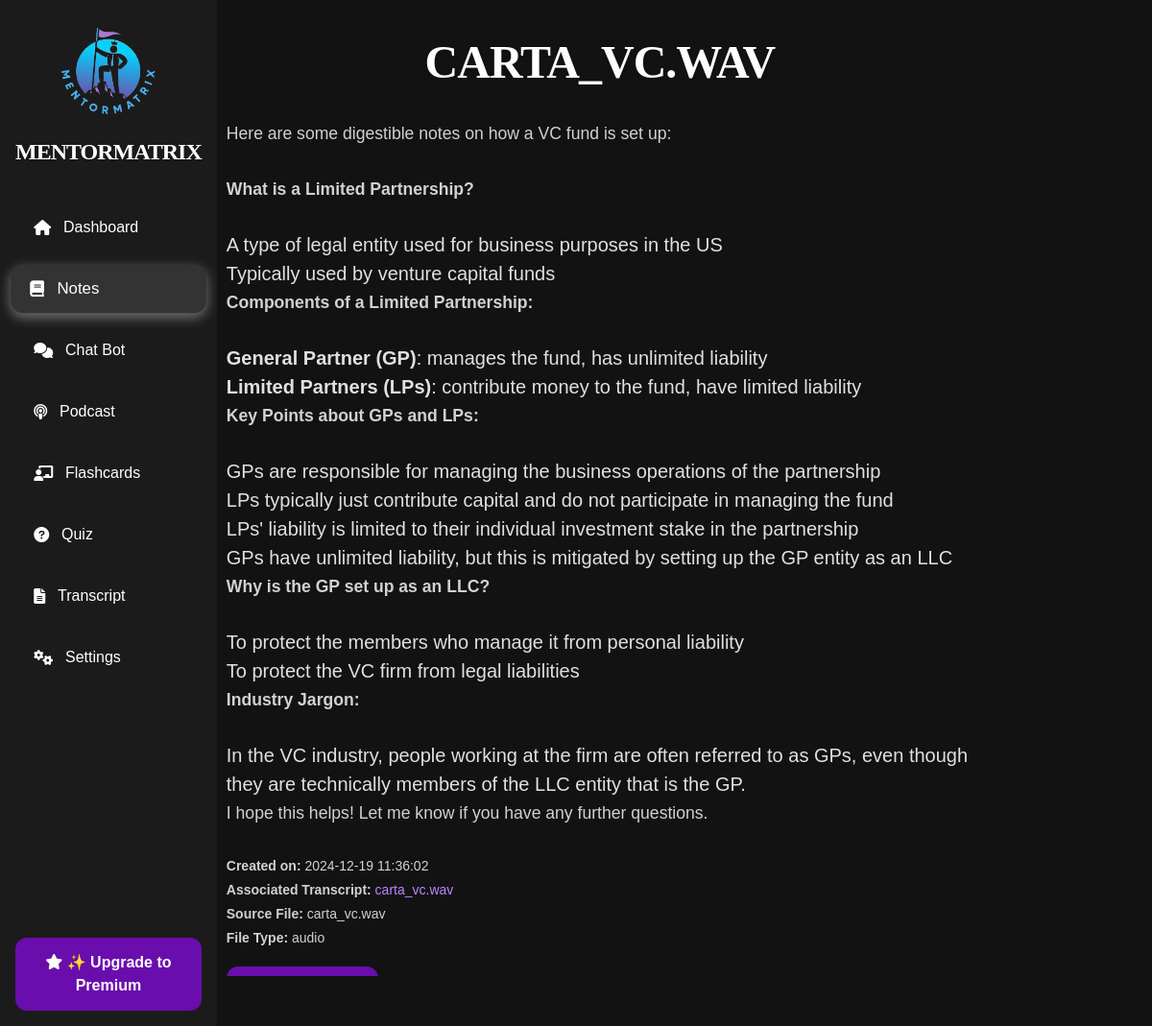
/notes/1, run on the app's committed database.
### tables this page shows
CREATE TABLE notes (
                    id INTEGER PRIMARY KEY AUTOINCREMENT,
                    transcript_id INTEGER,
                    title TEXT NOT NULL,
                    content TEXT NOT NULL,
                    created_at DATETIME DEFAULT CURRENT_TIMESTAMP,
                    updated_at DATETIME DEFAULT CURRENT_TIMESTAMP,
                    FOREIGN KEY (transcript_id) REFERENCES transcripts(id) ON DELETE CASCADE);

CREATE TABLE transcripts (
                    id INTEGER PRIMARY KEY AUTOINCREMENT,
                    title TEXT NOT NULL,
                    content TEXT NOT NULL,
                    created_at DATETIME DEFAULT CURRENT_TIMESTAMP,
                    updated_at DATETIME DEFAULT CURRENT_TIMESTAMP);

CREATE TABLE files (
                    id INTEGER PRIMARY KEY AUTOINCREMENT,
                    transcript_id INTEGER NOT NULL,
                    file_type TEXT CHECK(file_type IN ('audio', 'youtube', 'pdf')) NOT NULL,
                    name TEXT NOT NULL,
                    metadata TEXT,
                    uploaded_at DATETIME DEFAULT CURRENT_TIMESTAMP,
                    FOREIGN KEY (transcript_id) REFERENCES transcripts(id) ON DELETE CASCADE);

### routes/notes.py (the view)
@notes_blueprint.route('/notes/<int:note_id>')
def view_note(note_id):
    result = db.execute('''
        SELECT
            notes.title AS note_title,
            notes.content AS note_content,
            notes.created_at,
            files.name AS file_name,
            files.file_type,
            files.metadata,
            transcripts.title AS transcript_title
        FROM notes
        LEFT JOIN files ON notes.transcript_id = files.transcript_id
        LEFT JOIN transcripts ON notes.transcript_id = transcripts.id
        WHERE notes.id = ?
    ''', note_id)
    note = result[0] if result else None
    if not note:
        flash("Note not found.", "error")
        return redirect(url_for('notes.notes'))
    note['note_content'] = markdown.markdown(note['note_content'])
    return render_template('view_note.html', current_route='notes', note=note)

### templates/view_note.html (shortened to what this page needs)
{% extends "layout.html" %}
{% block other_head_stuff %}
    <link rel="stylesheet" href="{{ url_for('static', filename='css/view_note.css') }}">
{% endblock %}
{% block content %}
<div class="container">
    <div class="main-content">
        <h1>{{ note.note_title }}</h1>
        <div id="note">{{ note.note_content | safe }}</div>
        <p id="note_created_at"><strong>Created on:</strong> {{ note.created_at }}</p>
        {% if note.transcript_title %}
            <p id="note_transcript"><strong>Associated Transcript:</strong>
            <a href="{{ url_for('dashboard.dashboard') }}">{{ note.transcript_title }}</a></p>
        {% endif %}
        {% if note.file_name %}
            <p id="note_source_file"><strong>Source File:</strong> {{ note.file_name }}</p>
            {% if note.file_type %}
                <p id="notes_file_type"><strong>File Type:</strong> {{ note.file_type }}</p>
            {% endif %}
        {% endif %}
        <a href="{{ url_for('notes.notes') }}" class="premium-button">Back to Notes</a>
    </div>
</div>
{% endblock %}

### static/css/base.css (style rules this page uses)
* { margin: 0; padding: 0; box-sizing: border-box; }
:root { --font-family: 'Arial', sans-serif; --background-color: #121212; --text-color: #e0e0e0; --primary-purple: #6a0dad; --hover-purple: #5c0ab8; --active-purple: #4b0997; --hover-bg-color: #333333; --active-bg-color: #333333; --white: #ffffff; --soft-text-shadow: 0 1px 3px rgba(0, 0, 0, 0.2); }
body { font-family: var(--font-family); background-color: var(--background-color); color: var(--text-color); }
.container { display: flex; min-height: 100vh; }
.premium-button { background-color: var(--primary-purple);; color: var(--white); font-size: 1rem; font-weight: 600; padding: 0.75rem 1.5rem; text-align: center; border-radius: 12px; border: 2px solid #6a0dad; cursor: pointer; margin-top: 1rem; display: inline-block; transition: all 0.3s ease-in-out; }
button, .premium-button { transition: all 0.3s ease; }
h1, h2, h3 { color: #ffffff; font-weight: 600; letter-spacing: -0.5px; text-transform: uppercase; font-family: montserrat, serif; line-height: 1.2; }
h1, h2, h3 { text-shadow: var(--soft-text-shadow); }
h1 { font-size: 3rem; letter-spacing: -1px; }
p { color: #d1d1d1; font-family: 'Century Gothic', sans-serif; line-height: 1.8; font-size: 1.1rem; margin-bottom: 1.5em; }
.main-content { flex-grow: 1; padding: 2rem; position: relative; }
a { color: #bb86fc; text-decoration: none; font-weight: 500; transition: color 0.3s ease-in-out, text-decoration 0.3s ease-in-out; }

### static/css/view_note.css (style rules this page uses)
h1 { text-align: center; margin: 10px 30px 30px; align-self: center; }
#note { font-size: 1.25rem; }
#note_transcript, #note_source_file, #notes_file_type, #note_created_at { font-size: 0.875rem; margin-bottom: 0; }
.main-content { padding: 5px; }

### data on the page
notes: note_title "CARTA_VC.WAV", note_content "Here are some digestible notes on how a VC fund is set up: What is a Limited Partnership? A type of legal entity used for business purposes in the US Typically used by venture capital funds Components of a Limited Partnership: General Partner (GP) : manages the fund, has unlimited liability Limited Partners (LPs) : contribute money to the fund, have limited liability Key Points about GPs and LPs: GPs are responsible for managing the business operations of the partnership LPs typically just contribute capital and do not participate in managing the fund LPs' liability is limited to their individual investment stake in the partnership GPs have unlimited liability, but this is mitigated by…", created_at "2024-12-19 11:36:02"
transcripts: transcript_title "carta_vc.wav"
files: file_name "carta_vc.wav", file_type "audio"
